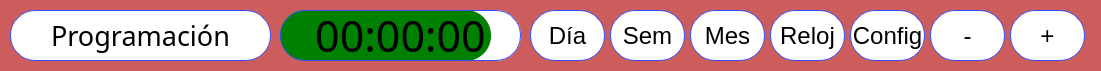
   <widget class="QGroupBox" name="gb_2">
    <property name="geometry">
     <rect>
      <x>0</x>
      <y>70</y>
      <width>1101</width>
      <height>71</height>
     </rect>
    </property>
    <property name="styleSheet">
     <string notr="true">border: transparent;
background-color: rgb(205,92,92);</string>
    </property>
    <property name="title">
     <string/>
    </property>
    <widget class="QPushButton" name="push_Mes_2">
     <property name="geometry">
      <rect>
       <x>690</x>
       <y>10</y>
       <width>75</width>
       <height>51</height>
      </rect>
     </property>
     <property name="font">
      <font>
       <pointsize>18</pointsize>
      </font>
     </property>
     <property name="styleSheet">
      <string notr="true">background-color: white;
border-radius: 25px;
border: 1px solid #334CFF;</string>
     </property>
     <property name="text">
      <string>Mes</string>
     </property>
    </widget>
    <widget class="QPushButton" name="push_Sem_2">
     <property name="geometry">
      <rect>
       <x>610</x>
       <y>10</y>
       <width>75</width>
       <height>51</height>
      </rect>
     </property>
     <property name="font">
      <font>
       <pointsize>18</pointsize>
      </font>
     </property>
     <property name="styleSheet">
      <string notr="true">background-color: white;
border-radius: 25px;
border: 1px solid #334CFF;</string>
     </property>
     <property name="text">
      <string>Sem</string>
     </property>
    </widget>
    <widget class="QPushButton" name="push_Dia_2">
     <property name="geometry">
      <rect>
       <x>530</x>
       <y>10</y>
       <width>75</width>
       <height>51</height>
      </rect>
     </property>
     <property name="font">
      <font>
       <pointsize>18</pointsize>
      </font>
     </property>
     <property name="styleSheet">
      <string notr="true">background-color: white;
border-radius: 25px;
border: 1px solid #334CFF;</string>
     </property>
     <property name="text">
      <string>Día</string>
     </property>
    </widget>
    <widget class="QPushButton" name="push_Act_2">
     <property name="geometry">
      <rect>
       <x>10</x>
       <y>10</y>
       <width>261</width>
       <height>51</height>
      </rect>
     </property>
     <property name="font">
      <font>
       <family>Bahnschrift Light</family>
       <pointsize>20</pointsize>
      </font>
     </property>
     <property name="styleSheet">
      <string notr="true">background-color: white;
border: 1px solid #334CFF;
border-radius: 25px;</string>
     </property>
     <property name="text">
      <string>Programación</string>
     </property>
    </widget>
    <widget class="QPushButton" name="push_Config_2">
     <property name="geometry">
      <rect>
       <x>850</x>
       <y>10</y>
       <width>75</width>
       <height>51</height>
      </rect>
     </property>
     <property name="font">
      <font>
       <pointsize>18</pointsize>
      </font>
     </property>
     <property name="styleSheet">
      <string notr="true">background-color: white;
border-radius: 25px;
border: 1px solid #334CFF;</string>
     </property>
     <property name="text">
      <string>Config</string>
     </property>
    </widget>
    <widget class="QPushButton" name="push_reloj_2">
     <property name="geometry">
      <rect>
       <x>770</x>
       <y>10</y>
       <width>75</width>
       <height>51</height>
      </rect>
     </property>
     <property name="font">
      <font>
       <pointsize>18</pointsize>
      </font>
     </property>
     <property name="styleSheet">
      <string notr="true">background-color: white;
border-radius: 25px;
border: 1px solid #334CFF;</string>
     </property>
     <property name="text">
      <string>Reloj</string>
     </property>
    </widget>
    <widget class="QPushButton" name="push_Resta_2">
     <property name="geometry">
      <rect>
       <x>930</x>
       <y>10</y>
       <width>75</width>
       <height>51</height>
      </rect>
     </property>
     <property name="font">
      <font>
       <pointsize>18</pointsize>
      </font>
     </property>
     <property name="styleSheet">
      <string notr="true">background-color: white;
border-radius: 25px;
border: 1px solid #334CFF;</string>
     </property>
     <property name="text">
      <string>-</string>
     </property>
    </widget>
    <widget class="QPushButton" name="push_suma_2">
     <property name="geometry">
      <rect>
       <x>1010</x>
       <y>10</y>
       <width>75</width>
       <height>51</height>
      </rect>
     </property>
     <property name="font">
      <font>
       <pointsize>18</pointsize>
      </font>
     </property>
     <property name="styleSheet">
      <string notr="true">background-color: white;
border-radius: 25px;
border: 1px solid #334CFF;</string>
     </property>
     <property name="text">
      <string>+</string>
     </property>
    </widget>
    <widget class="QLabel" name="label_tiempo_2">
     <property name="geometry">
      <rect>
       <x>280</x>
       <y>10</y>
       <width>241</width>
       <height>51</height>
      </rect>
     </property>
     <property name="font">
      <font>
       <family>Bahnschrift Light</family>
       <pointsize>32</pointsize>
      </font>
     </property>
     <property name="styleSheet">
      <string notr="true">background: transparent;
border-radius: 25px;
border: 1px solid #334CFF;</string>
     </property>
     <property name="text">
      <string>00:00:00</string>
     </property>
     <property name="alignment">
      <set>Qt::AlignCenter</set>
     </property>
    </widget>
    <widget class="QLabel" name="label_barra_2">
     <property name="geometry">
      <rect>
       <x>280</x>
       <y>10</y>
       <width>211</width>
       <height>51</height>
      </rect>
     </property>
     <property name="font">
      <font>
       <family>Bahnschrift Light</family>
       <pointsize>32</pointsize>
      </font>
     </property>
     <property name="styleSheet">
      <string notr="true">background-color: green;
border-radius: 25px;
border: transparent;
</string>
     </property>
     <property name="text">
      <string/>
     </property>
     <property name="alignment">
      <set>Qt::AlignCenter</set>
     </property>
    </widget>
    <widget class="QLabel" name="label_fondo_2">
     <property name="geometry">
      <rect>
       <x>280</x>
       <y>10</y>
       <width>241</width>
       <height>51</height>
      </rect>
     </property>
     <property name="font">
      <font>
       <family>Bahnschrift Light</family>
       <pointsize>32</pointsize>
      </font>
     </property>
     <property name="styleSheet">
      <string notr="true">background-color: white;
border-radius: 25px;
border: 1px solid #FFFFFF;</string>
     </property>
     <property name="text">
      <string/>
     </property>
     <property name="alignment">
      <set>Qt::AlignCenter</set>
     </property>
    </widget>
    <zorder>label_fondo_2</zorder>
    <zorder>label_barra_2</zorder>
    <zorder>push_Mes_2</zorder>
    <zorder>push_Sem_2</zorder>
    <zorder>push_Dia_2</zorder>
    <zorder>push_Act_2</zorder>
    <zorder>push_Config_2</zorder>
    <zorder>push_reloj_2</zorder>
    <zorder>push_Resta_2</zorder>
    <zorder>push_suma_2</zorder>
    <zorder>label_tiempo_2</zorder>
   </widget>
